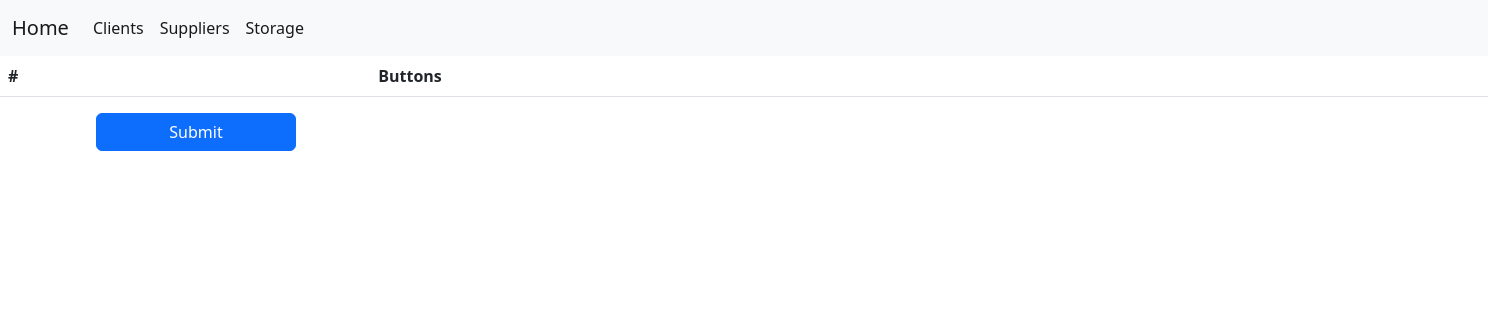
Before: /storage/storage.php with the older database file.
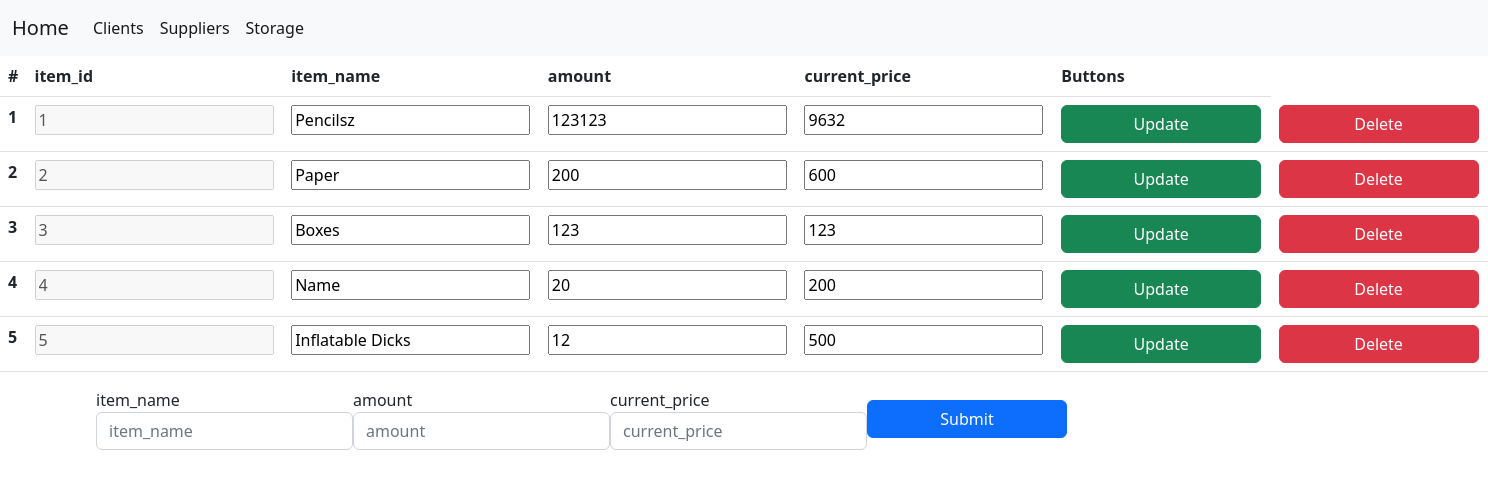
After: the same page with the newer database file.
### tables this page shows
CREATE TABLE `storage` (
  `item_id` int NOT NULL AUTO_INCREMENT,
  `item_name` varchar(45) NOT NULL,
  `amount` int NOT NULL,
  `current_price` varchar(45) DEFAULT NULL,
  PRIMARY KEY (`item_id`),
  UNIQUE KEY `item_id_UNIQUE` (`item_id`)
);

### storage/storage.php (the view, shortened to what this page needs)
<?php
require_once "../util/database.php";
$req=mysqli_query($mysql,"SELECT * FROM storage");
$req1=mysqli_query($mysql,"SELECT * FROM storage");
$vals = mysqli_fetch_assoc($req1);
$req1 = mysqli_fetch_all($req);
$fields[] = [];
$i = 1;
?>
<!DOCTYPE html>
<html lang="en">
<head>
    <link rel="stylesheet" href="../source/bootstrap/css/bootstrap.min.css"/>
    <link rel="stylesheet" href="../source/style.css"/>
</head>
<body>
    <nav class="navbar navbar-expand-lg bg-light">
        <div class="container-fluid">
            <a class="navbar-brand" href="../"> Home </a>
            <div class="collapse navbar-collapse">
                <ul class="navbar-nav me-auto mb-12 mb-lg-0">
                    <li class="nav-item">
                        <a class="nav-link active" href="../clients/clients.php">Clients </a>
                    </li>
                    <li class="nav-item">
                        <a class="nav-link active" aria-current="page" href="../suppliers/suppliers.php">Suppliers</a>
                    </li>
                    <li class="nav-item">
                        <a class="nav-link active" aria-current="page" href="../storage/storage.php">Storage</a>
                    </li>
                </ul>
            </div>
        </div>
    </nav>
        <table class="table">
            <thead class="thead-light">
                <tr>
                    <th scope="col">#</th>
                    <?php
                    foreach($vals as $key => $value){
                        echo('<th scope="col">'.$key.'</th>');
                        array_push($fields,$key);
                        }
                    ?>
                    <th>Buttons</th>
                </tr>
            </thead>
            <tbody>
                <?php
                    foreach($req1 as $key => $val)
                    {
                        $j = 0;
                        echo('<tr>');
                        echo('<th scope="row">'.$i.'</th>');
                        ?>
                        <form action="CRUD/update.php" class="formtb" method="POST" id=<?php echo("tb".$key)?> >
                        <?php
                        foreach($val as $data){
                            if($j == 0)
                            {
                                echo('<td> <input type="text" disabled  name="'."item".$j.'" placeholder="'.$data.'" value="'.$data.'">');
                                echo('</td>');
                            }
                            else{
                                echo('<td> <input type="text" id="'."idtb".$j.$key.'" name="'."item".$j.'" placeholder="'.$data.'" value="'.$data.'"></td>');
                            }
                            $j++;
                        }
                        echo('<td><button type="submit" class="btn btn-success">Update</button></td>');
                        ?>
                        </form>
                        <?php
                        echo('<td> <a href="CRUD/delete.php?id='.$val[0].'"><button class="btn btn-danger">Delete</button></a></td>');
                        echo('</tr>');
                        $i++;
                    }?>
            </tbody>
        </table>
        <div class="container">
        <form action="./CRUD/create.php" method="POST" id="form">
            <div style="display:flex;" class="form-row align-items-center">
                <?php
                    for($i = 2; $i <= sizeof($vals); $i++){
                ?>
                    <div class="col-auto">
                        <label class="sr-only" for="inlineFormInput"><?=$fields[$i]?></label>
                        <input  required  id="id_<?=$i?>" type="text" class="form-control mb-2" name="name_<?=$i?>" placeholder="<?=$fields[$i]?>">
                    </div>
                <?php }?>
                <div class="col-auto">
                    <button type="submit" class="btn btn-primary mb-2">Submit</button>
                </div>
            </div>
        </form>
    </div>
</body>
</html>

### source/style.css (style rules this page uses)
button { min-width: 200px; }
a { outline: none; text-decoration: none; color:#000; }

Changed rows visible on the page:
added storage: item0 "1", item1 "Pencilsz", item2 "123123", item3 "9632"
added storage: item0 "2", item1 "Paper", item2 "200", item3 "600"
added storage: item0 "3", item1 "Boxes", item2 "123", item3 "123"
added storage: item0 "4", item1 "Name", item2 "20", item3 "200"
added storage: item0 "5", item1 "Inflatable Dicks", item2 "12", item3 "500"
Other visible differences:
new list line: "item_id"
new list line: "item_name"
new list line: "amount"
new list line: "current_price"
new list line: "item_name item_name"
new list line: "amount amount"
new list line: "current_price current_price"
